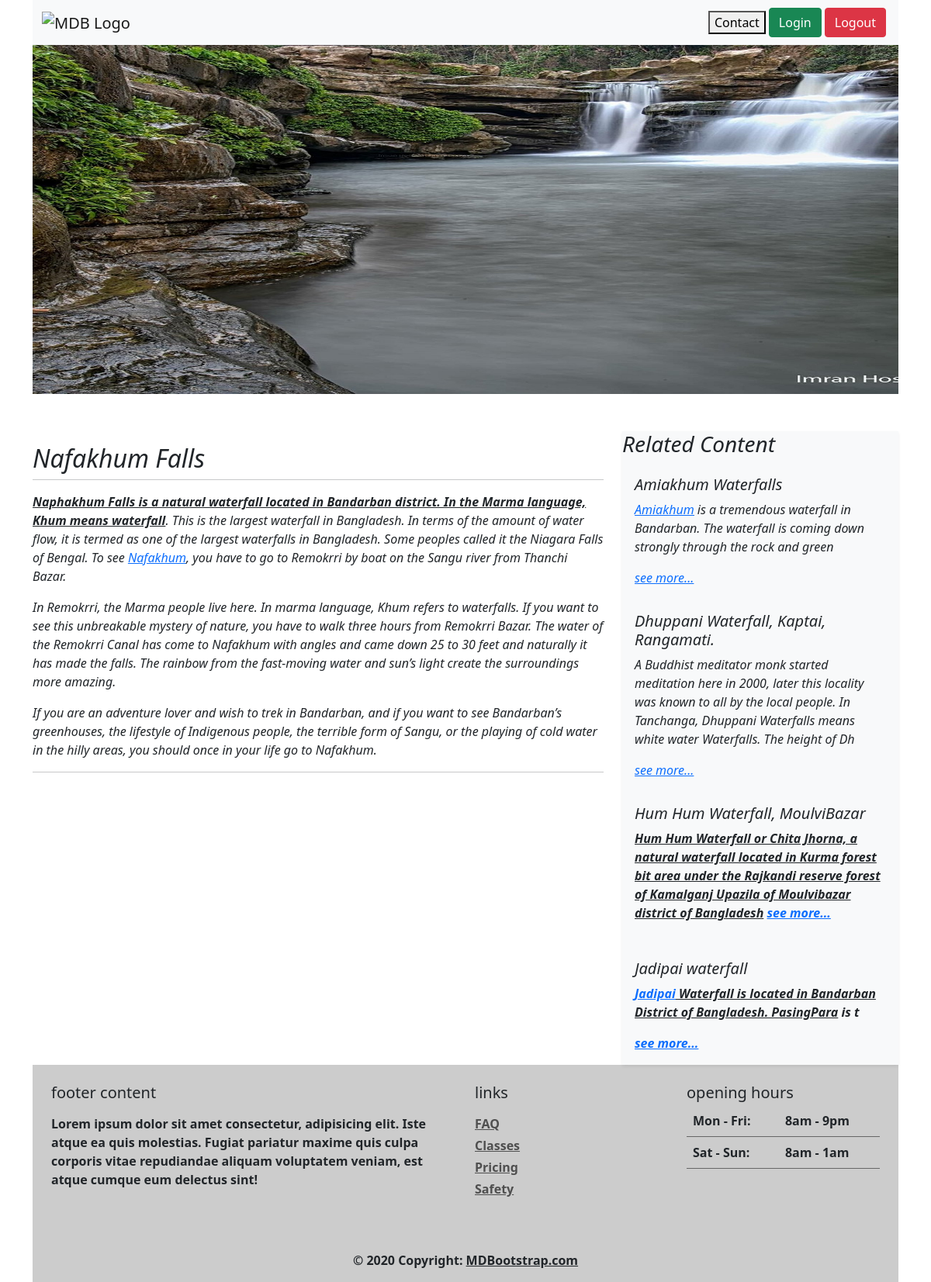
/blogDetails/nafakhum-falls, run on the app's committed database.
### Blog/models.py (models this page shows, shortened)
class Blog(models.Model):
    blog_title = models.CharField(max_length=250)
    blog_image = models.ImageField(upload_to='blogImage/')
    blog_summary = models.CharField(max_length=200, blank=True)
    blog_description = HTMLField()
    blog_slug = AutoSlugField(populate_from='blog_title', blank=True)

### Blog/views.py (the view)
# urls.py: path('blogDetails/<slug>', views.blog_details),
def blog_details(request, slug):
    blog = Blog.objects.get(blog_slug=slug)
    blogs = Blog.objects.all().order_by('blog_title')
    context = {
        'blog': blog,
        'blogs': blogs,
    }
    return render(request, 'blog_detail.html', context)

### Blog/templates/blog_detail.html
{% extends 'base.html' %} {% load static %} {% block content %}
<div class="">
  <div>
    <img
      style="height: 450px"
      src="/media/{{blog.blog_image}}"
      class="w-100"
      alt="..."
    />
  </div>
  <div class="row mt-5">
    <div class="content-section col-8">
      <div class="mt-3">
        <h2>{{blog.blog_title | safe}}</h2>
      </div>
      <hr class="p-0 m-0" />
      <p class="description">{{blog.blog_description | safe}}</p>
      <hr />
    </div>
    <div class="col-4">
      <div class="fst-italic shadow-sm bg-light">
        <h3 class="">Related Content</h3>
        {% for blog in blogs|slice:":4" %}
        <div class="card-body">
          <h5 class="card-title">{{blog.blog_title }}</h5>
          <p class="card-text mb-0 pb-0">{{blog.blog_summary | safe }}</p>
          <a class="mb-0 pb-0"  href="/blogDetails/{{blog.blog_slug}}""
            >see more...</a
          >
        </div>
        {% endfor %}
      </div>
    </div>
  </div>
</div>
{% endblock content %}

### data on the page
Blog: blog_image (picture), blog_title "Nafakhum Falls", blog_description "Naphakhum Falls is a natural waterfall located in Bandarban district. In the Marma language, Khum means waterfall . This is the largest waterfall in Bangladesh. In terms of the amount of water flow, it is termed as one of the largest waterfalls in Bangladesh. Some peoples called it the Niagara Falls of Bengal. To see Nafakhum , you have to go to Remokrri by boat on the Sangu river from Thanchi Bazar. In Remokrri, the Marma people live here. In marma language, Khum refers to waterfalls. If you want to see this unbreakable mystery of nature, you have to walk three hours from Remokrri Bazar. The water of the Remokrri Canal has come to Nafakhum with angles and came down 25 to 30 feet and…"
Blog: blog_title "Amiakhum Waterfalls", blog_summary "Amiakhum is a tremendous waterfall in Bandarban. The waterfall is coming down strongly through the rock and green"
Blog: blog_title "Dhuppani Waterfall, Kaptai, Rangamati.", blog_summary "A Buddhist meditator monk started meditation here in 2000, later this locality was known to all by the local people. In Tanchanga, Dhuppani Waterfalls means white water Waterfalls. The height of Dh"
Blog: blog_title "Hum Hum Waterfall, MoulviBazar", blog_summary "Hum Hum Waterfall or Chita Jhorna, a natural waterfall located in Kurma forest bit area under the Rajkandi reserve forest of Kamalganj Upazila of Moulvibazar district of Bangladesh"
Blog: blog_title "Jadipai waterfall", blog_summary "Jadipai Waterfall is located in Bandarban District of Bangladesh. PasingPara is t"
